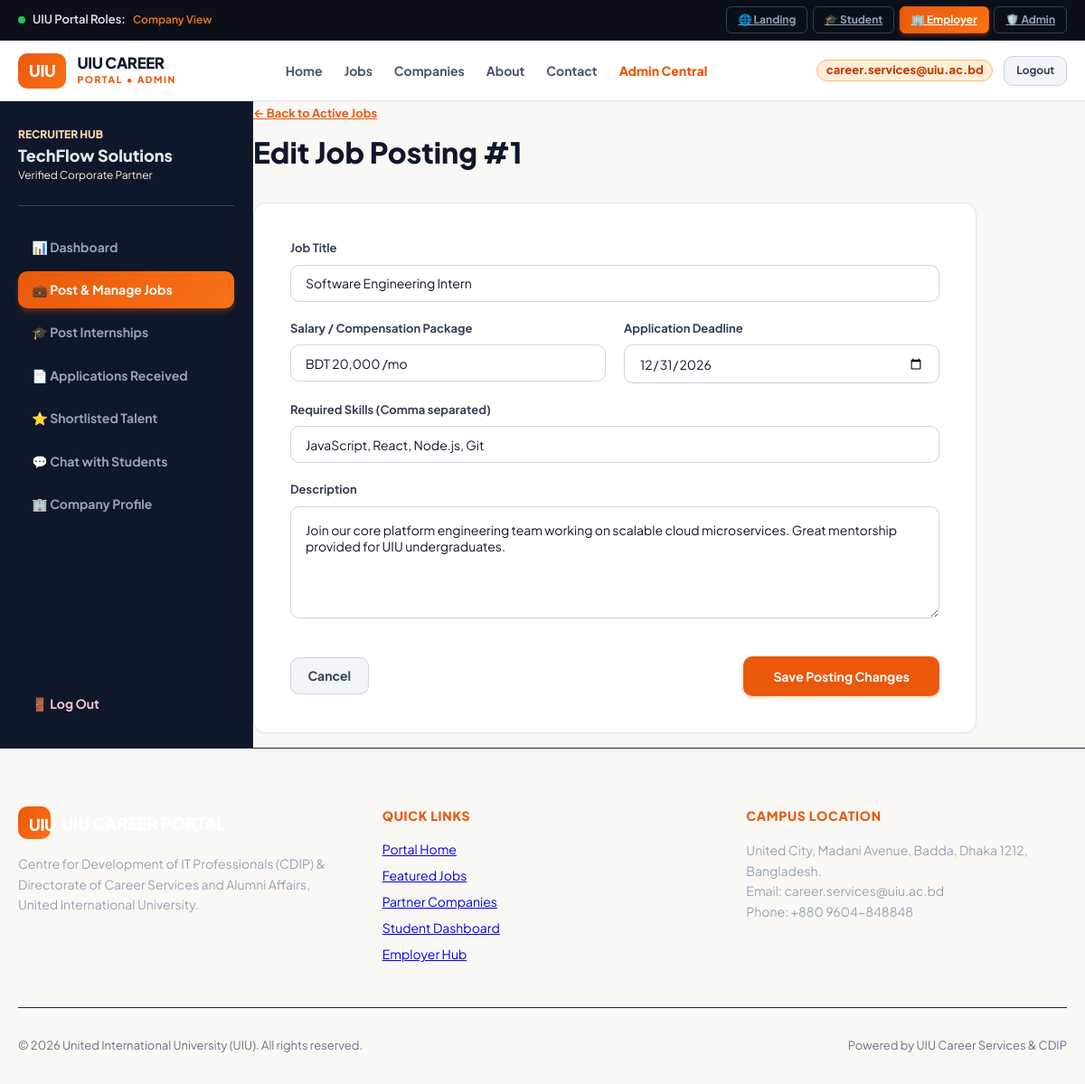
Page /company/edit_job.php (signed in) on the committed database.
### tables this page shows
CREATE TABLE `jobs` (
  `id` INT AUTO_INCREMENT PRIMARY KEY,
  `company_id` INT NOT NULL,
  `title` VARCHAR(200) NOT NULL,
  `department` VARCHAR(50) NOT NULL DEFAULT 'CSE',
  `type` ENUM('Full-time', 'Internship', 'Contract', 'Part-time') NOT NULL DEFAULT 'Full-time',
  `workplace` ENUM('On-site', 'Remote', 'Hybrid') NOT NULL DEFAULT 'Hybrid',
  `location` VARCHAR(150) NOT NULL DEFAULT 'Dhaka, Bangladesh',
  `salary` VARCHAR(100) NOT NULL,
  `stipend_numeric` INT NOT NULL DEFAULT 0,
  `deadline` DATE NOT NULL,
  `skills` TEXT NOT NULL,
  `description` TEXT NOT NULL,
  `requirements` TEXT NOT NULL,
  `responsibilities` TEXT NOT NULL,
  `status` ENUM('Approved', 'Pending', 'Rejected') NOT NULL DEFAULT 'Approved',
  `featured` TINYINT(1) DEFAULT 0,
  `applicants_count` INT DEFAULT 0,
  `created_at` TIMESTAMP DEFAULT CURRENT_TIMESTAMP,
  FOREIGN KEY (`company_id`) REFERENCES `companies`(`id`) ON DELETE CASCADE
);

### includes/functions.php (called while the page is built, shortened)
<?php
function get_app_root() {
    $script_dir = str_replace('\\', '/', dirname($_SERVER['SCRIPT_NAME'] ?? ''));
    $app_root = preg_replace('#/(student|company|admin|guest|api|includes|config|src)$#i', '', $script_dir);
    if ($app_root === '/' || $app_root === '') {
        return '';
    }
    return rtrim($app_root, '/');
}

### company/edit_job.php (the view, shortened to what this page needs)
<?php
require_once __DIR__ . '/../includes/functions.php';
$job_id = (int)($_GET['id'] ?? 1);
$pdo = get_db_connection();
$job = null;
if ($pdo && $job_id > 0) {
    $stmt = $pdo->prepare("SELECT * FROM jobs WHERE id = ?");
    $stmt->execute([$job_id]);
    $job = $stmt->fetch();
}
require_once __DIR__ . '/../includes/header.php';
require_once __DIR__ . '/../includes/navbar.php';
?>
<div class="portal-layout">
  <aside class="portal-sidebar">
    <div>
      <div class="sidebar-brand">
        <div style="font-size: 0.75rem; text-transform: uppercase; font-weight: 800; color: #fed7aa;">Recruiter Hub</div>
        <div style="font-size: 1.125rem; font-weight: 900;">TechFlow Solutions</div>
        <div style="font-size: 0.75rem; color: #ffedd5;">Verified Corporate Partner</div>
      </div>
      <ul class="sidebar-menu">
        <li><a href="<?= $app_root ?>/company/dashboard.php" class="sidebar-link">📊 Dashboard</a></li>
        <li><a href="<?= $app_root ?>/company/jobs.php" class="sidebar-link active">💼 Post & Manage Jobs</a></li>
        <li><a href="<?= $app_root ?>/company/internships.php" class="sidebar-link">🎓 Post Internships</a></li>
        <li><a href="<?= $app_root ?>/company/applications.php" class="sidebar-link">📄 Applications Received</a></li>
        <li><a href="<?= $app_root ?>/company/shortlist.php" class="sidebar-link">⭐ Shortlisted Talent</a></li>
        <li><a href="<?= $app_root ?>/company/chat.php" class="sidebar-link">💬 Chat with Students</a></li>
        <li><a href="<?= $app_root ?>/company/profile.php" class="sidebar-link">🏢 Company Profile</a></li>
      </ul>
    </div>
    <div>
      <a href="<?= $app_root ?>/logout.php" class="sidebar-link" style="color: #fecaca;">🚪 Log Out</a>
    </div>
  </aside>
  <main class="portal-content">
    <div style="margin-bottom: 2rem;">
      <a href="<?= $app_root ?>/company/jobs.php" style="font-size: 0.8125rem; font-weight: 700; color: var(--primary);">
        &larr; Back to Active Jobs
      </a>
      <h1 style="font-size: 2rem; font-weight: 900; color: var(--slate-900); margin-top: 0.5rem;">Edit Job Posting #<?= $job['id'] ?></h1>
    </div>
    <div class="job-card" style="max-width: 800px; padding: 2.5rem;">
      <form method="POST" action="edit_job.php?id=<?= $job['id'] ?>" style="display: flex; flex-direction: column; gap: 1.25rem;">
        <div>
          <label style="display: block; font-size: 0.8125rem; font-weight: 700; color: var(--slate-700); margin-bottom: 0.5rem;">
            Job Title
          </label>
          <input type="text" name="title" required value="<?= htmlspecialchars($job['title']) ?>" class="search-input" style="padding-left: 1rem;">
        </div>
        <div style="display: grid; grid-template-columns: 1fr 1fr; gap: 1.25rem;">
          <div>
            <label style="display: block; font-size: 0.8125rem; font-weight: 700; color: var(--slate-700); margin-bottom: 0.5rem;">
              Salary / Compensation Package
            </label>
            <input type="text" name="salary" required value="<?= htmlspecialchars($job['salary']) ?>" class="search-input" style="padding-left: 1rem;">
          </div>
          <div>
            <label style="display: block; font-size: 0.8125rem; font-weight: 700; color: var(--slate-700); margin-bottom: 0.5rem;">
              Application Deadline
            </label>
            <input type="date" name="deadline" required value="<?= htmlspecialchars($job['deadline']) ?>" class="search-input" style="padding-left: 1rem;">
          </div>
        </div>
        <div>
          <label style="display: block; font-size: 0.8125rem; font-weight: 700; color: var(--slate-700); margin-bottom: 0.5rem;">
            Required Skills (Comma separated)
          </label>
          <input type="text" name="skills" required value="<?= htmlspecialchars($job['skills']) ?>" class="search-input" style="padding-left: 1rem;">
        </div>
        <div>
          <label style="display: block; font-size: 0.8125rem; font-weight: 700; color: var(--slate-700); margin-bottom: 0.5rem;">
            Description
          </label>
          <textarea name="description" rows="5" required class="search-input" style="padding: 1rem; width: 100%; height: auto;"><?= htmlspecialchars($job['description']) ?></textarea>
        </div>
        <div style="display: flex; justify-content: space-between; align-items: center; margin-top: 1rem;">
          <a href="<?= $app_root ?>/company/jobs.php" class="btn btn-secondary">
            Cancel
          </a>
          <button type="submit" class="btn btn-primary" style="padding: 0.75rem 2rem;">
            Save Posting Changes
          </button>
        </div>
      </form>
    </div>
  </main>
</div>
<?php require_once __DIR__ . '/../includes/footer.php'; ?>

### src/css/style.css (style rules this page uses)
:root { --primary: #ea580c; --primary-hover: #c2410c; --primary-light: #fff7ed; --primary-border: #fed7aa; --secondary: #0f172a; --secondary-light: #1e293b; --slate-50: #f8fafc; --slate-100: #f1f5f9; --slate-200: #e2e8f0; --slate-300: #cbd5e1; --slate-400: #94a3b8; --slate-500: #64748b; --slate-600: #475569; --slate-700: #334155; --slate-800: #1e293b; --slate-900: #0f172a; --success: #10b981; --success-bg: #ecfdf5; --warning: #f59e0b; --warning-bg: #fffbeb; --danger: #ef4444; --danger-bg: #fef2f2; --info: #3b82f6; --info-bg: #eff6ff; --radius-sm: 6px; --radius-md: 10px; --radius-lg: 14px; --radius-xl: 20px; --shadow-sm: 0 1px 2px 0 rgb(0 0 0 / 0.05); --shadow-md: 0 4px 6px -1px rgb(0 0 0 / 0.1), 0 2px 4px -2px rgb(0 0 0 / 0.1); --shadow-lg: 0 10px 15px -3px rgb(0 0 0 / 0.1), 0 4px 6px -4px rgb(0 0 0 / 0.1); --shadow-xl: 0 20px 25px -5px rgb(0 0 0 / 0.1), 0 8px 10px -6px rgb(0 0 0 / 0.1); }
* { box-sizing: border-box; margin: 0; padding: 0; }
body { font-family: 'Plus Jakarta Sans', system-ui, -apple-system, BlinkMacSystemFont, "Segoe UI", Roboto, sans-serif; color: var(--slate-900); background-color: #faf8f5; line-height: 1.5; -webkit-font-smoothing: antialiased; }
.btn { display: inline-flex; align-items: center; justify-content: center; gap: 0.4rem; padding: 0.55rem 1.15rem; border-radius: var(--radius-md); font-size: 0.875rem; font-weight: 700; cursor: pointer; transition: all 0.18s ease; border: 1px solid transparent; text-decoration: none; font-family: inherit; }
.btn-primary { background-color: var(--primary); color: #ffffff; box-shadow: 0 2px 4px rgba(234, 88, 12, 0.25); }
.btn-secondary { background-color: var(--slate-100); color: var(--slate-700); border-color: var(--slate-300); }
.search-input { width: 100%; padding: 0.65rem 1rem; border-radius: var(--radius-md); border: 1px solid var(--slate-300); font-size: 0.875rem; font-family: inherit; background-color: #ffffff; color: var(--slate-900); outline: none; transition: border-color 0.15s ease; }
.job-card { background: #ffffff; border-radius: var(--radius-lg); border: 1px solid var(--slate-200); padding: 1.5rem; box-shadow: var(--shadow-sm); display: flex; flex-direction: column; justify-content: space-between; transition: transform 0.2s ease, box-shadow 0.2s ease, border-color 0.2s ease; }
.portal-layout { display: grid; grid-template-columns: 280px 1fr; min-height: calc(100vh - 85px); }
.portal-sidebar { background: #0f172a; color: #e2e8f0; padding: 1.75rem 1.25rem; border-right: 1px solid #1e293b; display: flex; flex-direction: column; justify-content: space-between; }
.sidebar-brand { padding-bottom: 1.5rem; border-bottom: 1px solid #334155; margin-bottom: 1.5rem; }
.sidebar-menu { list-style: none; display: flex; flex-direction: column; gap: 0.35rem; }
.sidebar-link { display: flex; align-items: center; gap: 0.75rem; padding: 0.65rem 0.95rem; color: #94a3b8; text-decoration: none; border-radius: var(--radius-md); font-weight: 700; font-size: 0.875rem; transition: all 0.15s ease; cursor: pointer; }
.sidebar-link.active { color: #ffffff; background: linear-gradient(135deg, #ea580c, #f97316); box-shadow: 0 4px 6px -1px rgba(234, 88, 12, 0.4); }

### rows in the picture
jobs: id "1", title "Software Engineering Intern", salary "BDT 20,000 /mo", deadline "12/31/2026", skills "JavaScript, React, Node.js, Git", description "Join our core platform engineering team working on scalable cloud microservices. Great mentorship provided for UIU undergraduates."

### other values in the picture
$active_role_section "Company"
$current_role "ADMIN"
$user['name'] "career.services@uiu.ac.bd"
